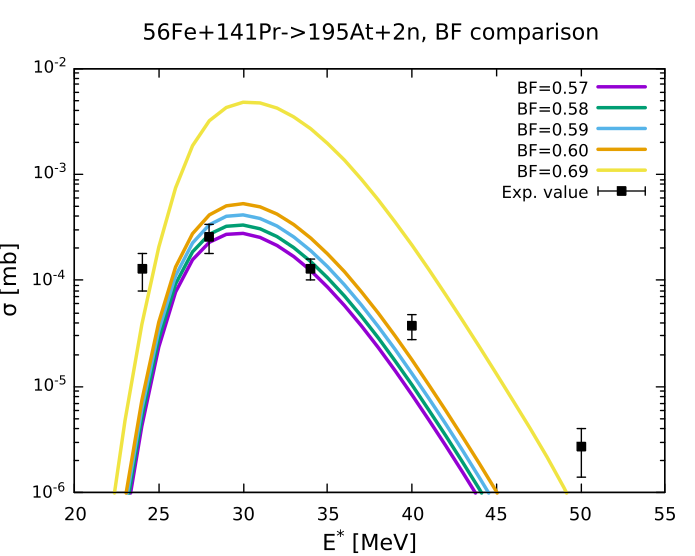

The script that drew this image:
reset
set terminal qt enhanced size 500,400
set bmargin 3

set key opaque

set logscale y

set title '56Fe+141Pr->195At+2n, BF comparison' font ',12'

ymin=1e-6
ymax=1e-2
set yrange [ymin:ymax]

set xrange [20:55]
set format y "10^{%L}"

set ylabel '{/Symbol s} [mb]' font ',12' offset -1,0
set xlabel 'E^* [MeV]' font ',12' offset 0,0
set xtics font ',10'
set format x '%h'

plot for [i=0:4] '2n_56Fe141Pr_BF_comparison.dat' index i using 1:6 with l lw 2.5 lt (i+1) title columnhead, '' index 5 using 1:2:3 with errorbars pt 5 lc rgb 'black' title 'Exp. value'

unset multiplot
